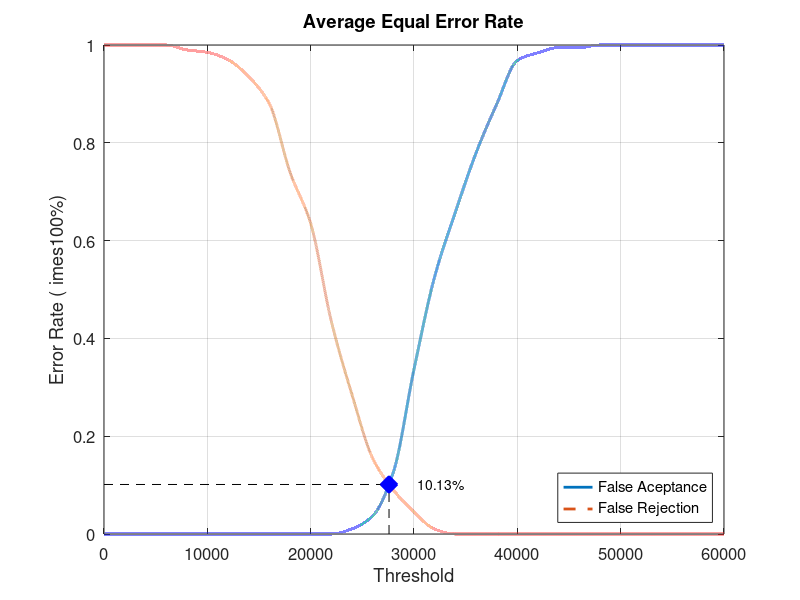
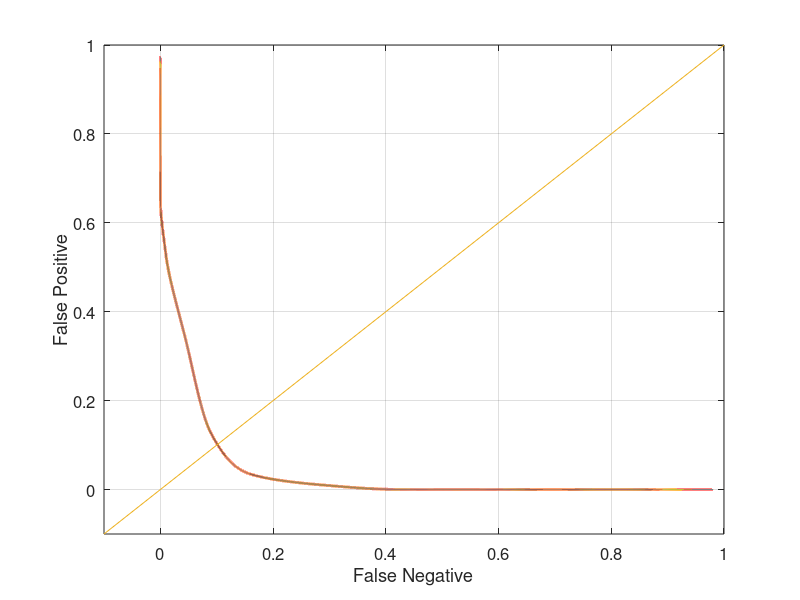

Source code (MATLAB) for these figures, in order:
close all;
clear;
clc;
x = 0:2000:60000;
xq = 0:0.5:60000;

y0 = [0 0 0 0 0 0 0 0 0 0 0 0 0.0105263 0.0368421 0.126316 0.336842 0.526316 0.657895 0.778947 0.878947 0.968421 0.984211 0.994737 0.994737 1 1 1 1 1 1 1]
yy0 = interp1(x, y0, xq, 'pchip');
y1 = [1 1 1 1 0.99 0.985 0.97 0.935 0.88 0.74 0.635 0.435 0.285 0.155 0.09 0.045 0.01 0 0 0 0 0 0 0 0 0 0 0 0 0 0]
yy1 = interp1(x, y1, xq, 'pchip');

% Calculating EER: 
y2 = abs(y0 - y1);
find(y2 == min(y2))
yy2 = abs(yy0 - yy1);
xEER = find(yy2 == min(yy2));
xEERIndex = xq(xEER) % X-axis EER
yEER = yy0(xEER) % Y-axis EER

main = figure
plot(xq, yy0,'-','LineWidth', 2);	hold on
plot(xq, yy1,'--','LineWidth', 2);	hold on
plot([xEERIndex xEERIndex], [0 yEER], 'k--');	hold on
plot([0 xEERIndex], [yEER yEER], 'k--');	hold on
plot(xEERIndex, yEER, 'bx', 'LineWidth', 10);	hold on
text(xEERIndex + 10 * xEERIndex / 100, yEER, [num2str(round((10000 * yEER)) / 100) '%'])
legend('False Aceptance', 'False Rejection', 'Location', 'SouthEast')
xlabel('Threshold')
ylabel('Error Rate (	imes100%)')
title('Average Equal Error Rate')
set(gca, 'FontSize', 12)
axis([0 60000 0 1])
grid on

print(main, 'Database4_4Main', '-dpng');
FNRxFPR = figure('Color', [1 1 1]);
plot(yy1, yy0, '-', yy1, yy0, 'LineWidth', 2);
hold on
y = -0.1:0.1:1
plot(y, y); 
set(gca, 'FontSize', 12)
xlabel('False Negative')
ylabel('False Positive')
axis([-0.1 1 -0.1 1])
set(gca, 'FontSize', 12)
grid on

print(FNRxFPR, 'Database4_4FNRxFPR','-dpng');
